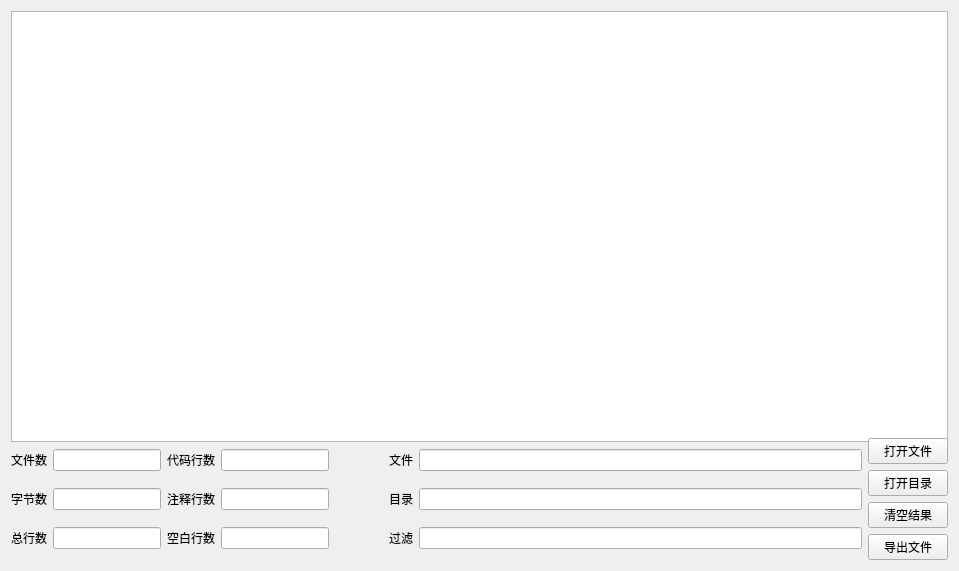
<?xml version="1.0" encoding="UTF-8"?>
<ui version="4.0">
 <class>Widget</class>
 <widget class="QWidget" name="Widget">
  <property name="geometry">
   <rect>
    <x>0</x>
    <y>0</y>
    <width>959</width>
    <height>571</height>
   </rect>
  </property>
  <property name="minimumSize">
   <size>
    <width>48</width>
    <height>22</height>
   </size>
  </property>
  <property name="windowTitle">
   <string>Widget</string>
  </property>
  <layout class="QGridLayout" name="gridLayout_2">
   <item row="0" column="0">
    <widget class="QTableWidget" name="tableWidget">
     <property name="minimumSize">
      <size>
       <width>0</width>
       <height>431</height>
      </size>
     </property>
    </widget>
   </item>
   <item row="1" column="0">
    <layout class="QHBoxLayout" name="horizontalLayout">
     <item>
      <layout class="QGridLayout" name="gridLayout">
       <item row="0" column="0">
        <widget class="QLabel" name="label_filenum">
         <property name="text">
          <string>文件数</string>
         </property>
        </widget>
       </item>
       <item row="0" column="1">
        <widget class="QLineEdit" name="lineEdit_filenum">
         <property name="sizePolicy">
          <sizepolicy hsizetype="Fixed" vsizetype="Fixed">
           <horstretch>0</horstretch>
           <verstretch>0</verstretch>
          </sizepolicy>
         </property>
        </widget>
       </item>
       <item row="0" column="2">
        <widget class="QLabel" name="label_codelinenum">
         <property name="text">
          <string>代码行数</string>
         </property>
        </widget>
       </item>
       <item row="0" column="3">
        <widget class="QLineEdit" name="lineEdit_codeline">
         <property name="sizePolicy">
          <sizepolicy hsizetype="Fixed" vsizetype="Fixed">
           <horstretch>0</horstretch>
           <verstretch>0</verstretch>
          </sizepolicy>
         </property>
        </widget>
       </item>
       <item row="0" column="4">
        <widget class="QLabel" name="label_codelineper">
         <property name="sizePolicy">
          <sizepolicy hsizetype="Fixed" vsizetype="Fixed">
           <horstretch>48</horstretch>
           <verstretch>22</verstretch>
          </sizepolicy>
         </property>
         <property name="minimumSize">
          <size>
           <width>48</width>
           <height>22</height>
          </size>
         </property>
         <property name="text">
          <string/>
         </property>
        </widget>
       </item>
       <item row="0" column="5">
        <widget class="QLabel" name="label_filename">
         <property name="text">
          <string>文件</string>
         </property>
        </widget>
       </item>
       <item row="0" column="6">
        <widget class="QLineEdit" name="lineEdit_filename"/>
       </item>
       <item row="1" column="0">
        <widget class="QLabel" name="label_bytenum">
         <property name="text">
          <string>字节数</string>
         </property>
        </widget>
       </item>
       <item row="1" column="1">
        <widget class="QLineEdit" name="lineEdit_bytenum">
         <property name="sizePolicy">
          <sizepolicy hsizetype="Fixed" vsizetype="Fixed">
           <horstretch>0</horstretch>
           <verstretch>0</verstretch>
          </sizepolicy>
         </property>
        </widget>
       </item>
       <item row="1" column="2">
        <widget class="QLabel" name="label_commentlinenum">
         <property name="text">
          <string>注释行数</string>
         </property>
        </widget>
       </item>
       <item row="1" column="3">
        <widget class="QLineEdit" name="lineEdit_commentnum">
         <property name="sizePolicy">
          <sizepolicy hsizetype="Fixed" vsizetype="Fixed">
           <horstretch>0</horstretch>
           <verstretch>0</verstretch>
          </sizepolicy>
         </property>
        </widget>
       </item>
       <item row="1" column="4">
        <widget class="QLabel" name="label_commentper">
         <property name="sizePolicy">
          <sizepolicy hsizetype="Fixed" vsizetype="Fixed">
           <horstretch>0</horstretch>
           <verstretch>0</verstretch>
          </sizepolicy>
         </property>
         <property name="minimumSize">
          <size>
           <width>48</width>
           <height>22</height>
          </size>
         </property>
         <property name="text">
          <string/>
         </property>
        </widget>
       </item>
       <item row="1" column="5">
        <widget class="QLabel" name="label_dirname">
         <property name="text">
          <string>目录</string>
         </property>
        </widget>
       </item>
       <item row="1" column="6">
        <widget class="QLineEdit" name="lineEdit_dirname"/>
       </item>
       <item row="2" column="0">
        <widget class="QLabel" name="label_totallinenum">
         <property name="text">
          <string>总行数</string>
         </property>
        </widget>
       </item>
       <item row="2" column="1">
        <widget class="QLineEdit" name="lineEdit_totalline">
         <property name="sizePolicy">
          <sizepolicy hsizetype="Fixed" vsizetype="Fixed">
           <horstretch>0</horstretch>
           <verstretch>0</verstretch>
          </sizepolicy>
         </property>
        </widget>
       </item>
       <item row="2" column="2">
        <widget class="QLabel" name="label_blanklinenum">
         <property name="text">
          <string>空白行数</string>
         </property>
        </widget>
       </item>
       <item row="2" column="3">
        <widget class="QLineEdit" name="lineEdit_blanknum">
         <property name="sizePolicy">
          <sizepolicy hsizetype="Fixed" vsizetype="Fixed">
           <horstretch>0</horstretch>
           <verstretch>0</verstretch>
          </sizepolicy>
         </property>
        </widget>
       </item>
       <item row="2" column="4">
        <widget class="QLabel" name="label_blanklineper">
         <property name="sizePolicy">
          <sizepolicy hsizetype="Fixed" vsizetype="Preferred">
           <horstretch>0</horstretch>
           <verstretch>0</verstretch>
          </sizepolicy>
         </property>
         <property name="minimumSize">
          <size>
           <width>48</width>
           <height>22</height>
          </size>
         </property>
         <property name="text">
          <string/>
         </property>
        </widget>
       </item>
       <item row="2" column="5">
        <widget class="QLabel" name="label_filter">
         <property name="text">
          <string>过滤</string>
         </property>
        </widget>
       </item>
       <item row="2" column="6">
        <widget class="QLineEdit" name="lineEdit_filter"/>
       </item>
      </layout>
     </item>
     <item>
      <layout class="QVBoxLayout" name="verticalLayout">
       <item>
        <widget class="QPushButton" name="pushButton_openfile">
         <property name="text">
          <string>打开文件</string>
         </property>
        </widget>
       </item>
       <item>
        <widget class="QPushButton" name="pushButton_opendir">
         <property name="text">
          <string>打开目录</string>
         </property>
        </widget>
       </item>
       <item>
        <widget class="QPushButton" name="pushButton_clear">
         <property name="text">
          <string>清空结果</string>
         </property>
        </widget>
       </item>
       <item>
        <widget class="QPushButton" name="pushButton_exportfile">
         <property name="text">
          <string>导出文件</string>
         </property>
        </widget>
       </item>
      </layout>
     </item>
    </layout>
   </item>
  </layout>
 </widget>
 <layoutdefault spacing="6" margin="11"/>
 <resources/>
 <connections/>
</ui>
